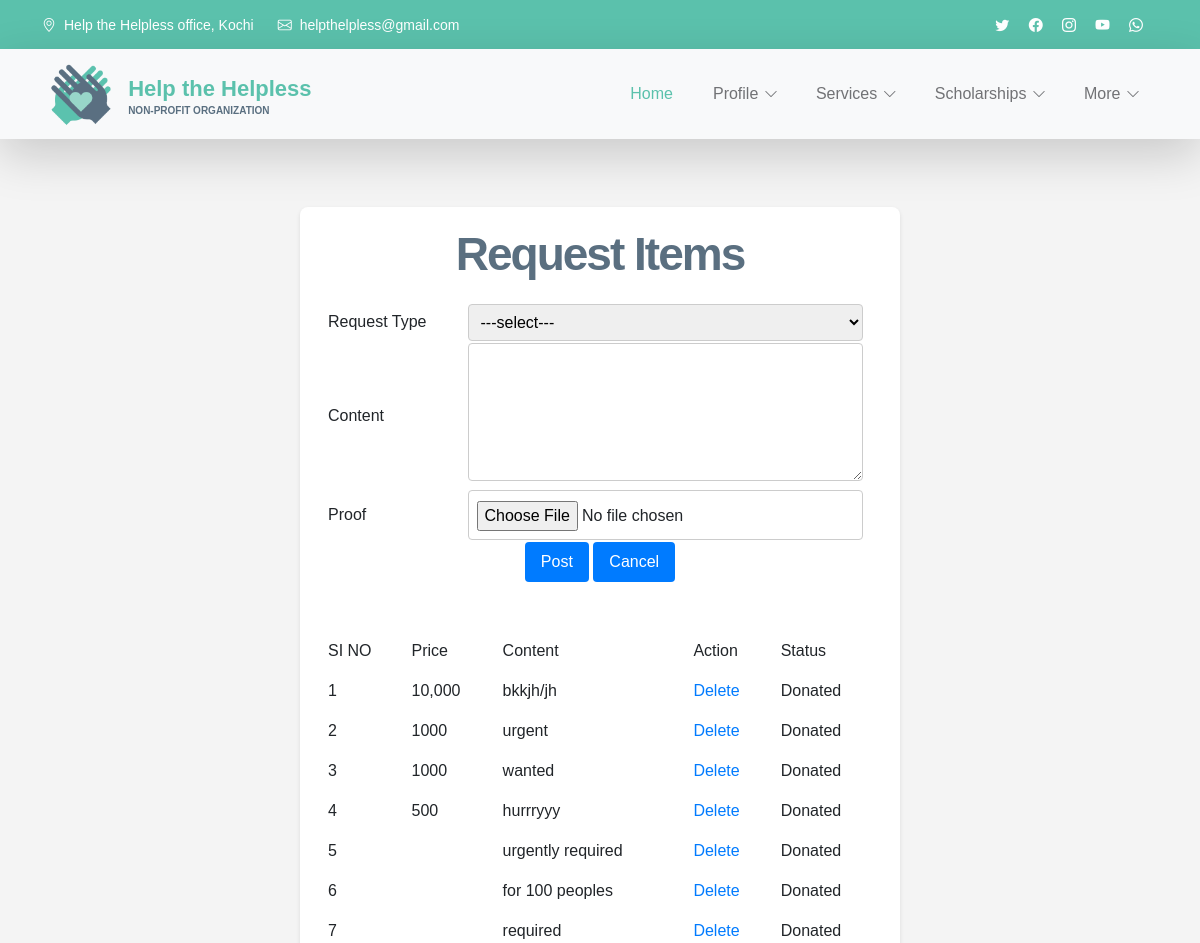
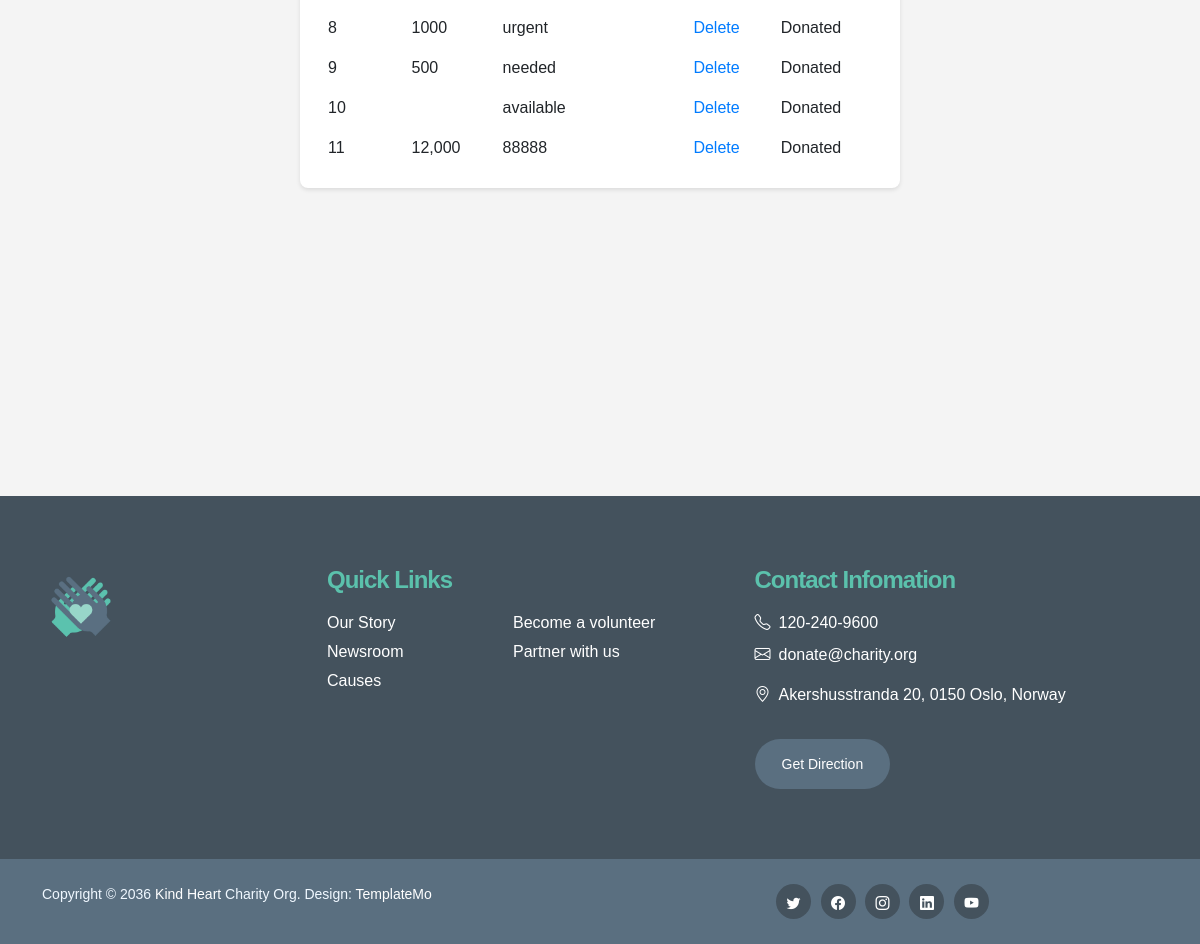
Screenshot of /Organization/reqproduct/ with the database file from the repository (2 pictures, top to bottom).
### Organization/models.py (models this page shows)
class tbl_helprequest(models.Model):
    req_price=models.CharField(max_length=50)
    req_content=models.CharField(max_length=50)
    req_proof=models.FileField(upload_to="Requests/")
    req_request=models.ForeignKey(tbl_request,on_delete=models.CASCADE)
    status=models.CharField(max_length=50,default=0,null=True)

### Organization/views.py (the view)
# urls.py: path('reqproduct/',views.reqproduct,name="reqproduct"),
def reqproduct(request):
    request_data=tbl_request.objects.all()
    rqst1=tbl_helprequest.objects.all()
    if request.method=="POST":
        price=request.POST.get("req_price")
        content=request.POST.get("req_content")
        proof=request.FILES.get("req_proof")
        rqst=tbl_request.objects.get(id=request.POST.get('req_request'))
        tbl_helprequest.objects.create(req_proof=proof,req_content=content,req_price=price,req_request=rqst)
        return render(request,'Organization/Requests.html',{'rqst':request_data,'rqst1': rqst1,'rqst1': rqst1})
    else:
        return render(request,'Organization/Requests.html',{'rqst':request_data,'rqst1': rqst1,'rqst1': rqst1})

### Organization/Templates/Organization/Requests.html (shortened to what this page needs)
{% extends 'Organization/header.html' %}
{% load static %}
{% block content %}
<!DOCTYPE html>
<html lang="en">
<head>
</head>
<body style="font-family: Arial, sans-serif; background-color: #f4f4f4; margin: 0; padding: 0;">
    <div style="max-width: 600px; margin: 20px auto; padding: 20px; background-color: #fff; border-radius: 8px; box-shadow: 0 2px 4px rgba(0, 0, 0, 0.1);">
        <h2 style="text-align: center;">Request Items</h2>
        <form action="" method="post" enctype="multipart/form-data">
            <table style="width: 100%; border-collapse: collapse; margin-top: 20px;">
                <tr>
                    <td style="padding: 8px;">Request Type</td>
                    <td>
                        <select name="req_request" id="req_request" style="width: calc(100% - 16px); padding: 8px; border: 1px solid #ccc; border-radius: 4px;">
                            <option value="">---select---</option>
                        </select>
                    </td>
                </tr>
                <tr>
                    <td style="padding: 8px;">Content</td>
                    <td><textarea name="req_content" id="req_content" cols="30" rows="5" style="width: calc(100% - 16px); padding: 8px; border: 1px solid #ccc; border-radius: 4px;"></textarea></td>
                </tr>
                <tr>
                    <td style="padding: 8px;">Proof</td>
                    <td><input type="file" name="req_proof" id="req_proof" style="width: calc(100% - 16px); padding: 8px; border: 1px solid #ccc; border-radius: 4px; padding-top: 10px;"></td>
                </tr>
                <tr>
                    <td colspan="2" align="center">
                        <input type="submit" value="Post" style="padding: 8px 16px; border: none; border-radius: 4px; background-color: #007bff; color: #fff; cursor: pointer;">
                        <input type="reset" value="Cancel" style="padding: 8px 16px; border: none; border-radius: 4px; background-color: #007bff; color: #fff; cursor: pointer;">
                    </td>
                </tr>
            </table>
        </form>
        <br><br>
        <table style="width: 100%; border-collapse: collapse;">
            <tr>
                <td style="padding: 8px;">SI NO</td>
                <td style="padding: 8px;">Price</td>
                <td style="padding: 8px;">Content</td>
                <td style="padding: 8px;">Action</td>
                <td style="padding: 8px;">Status</td>
            </tr>
            {% for i in rqst1 %}
            <tr>
                <td style="padding: 8px;">{{forloop.counter}}</td>
                <td style="padding: 8px;">{{i.req_price}}</td>
                <td style="padding: 8px;">{{i.req_content}}</td>
                <td style="padding: 8px;"><a href="#" style="text-decoration: none; color: #007bff;">Delete</a></td>
                <td style="padding: 8px;">
                {% if i.status == "3" %}
                Paid
            {% else %}
            Donated
        {% endif %}</td>
            </tr>
            {% endfor %}
        </table>
    </div>
</body>
</html>
{% endblock content %}

### Guest/static/Main/css/templatemo-kind-heart-charity.css (style rules this page uses)
:root { --white-color: #ffffff; --primary-color: #5bc1ac; --secondary-color: #5a6f80; --section-bg-color: #f0f8ff; --site-footer-bg-color: #44525d; --custom-btn-bg-color: #597081; --custom-btn-bg-hover-color: #5bc1ac; --dark-color: #000000; --p-color: #717275; --border-color: #e9eaeb; --body-font-family: 'Metropolis', sans-serif; --h1-font-size: 52px; --h2-font-size: 46px; --h3-font-size: 32px; --h4-font-size: 28px; --h5-font-size: 24px; --h6-font-size: 22px; --p-font-size: 16px; --btn-font-size: 18px; --copyright-font-size: 14px; --border-radius-large: 100px; --border-radius-medium: 20px; --border-radius-small: 10px; --font-weight-light: 300; --font-weight-normal: 400; --font-weight-semibold: 600; --font-weight-bold: 700; }
body { background-color: var(--white-color); font-family: var(--body-font-family); }
h2, h3, h4, h5, h6 { color: var(--dark-color); }
h1, h2, h3, h4, h5, h6 { font-weight: var(--font-weight-semibold); letter-spacing: -1px; }
h2 { color: var(--secondary-color); font-size: var(--h2-font-size); letter-spacing: -2px; }
a, button { touch-action: manipulation; transition: all 0.3s; }
a { color: var(--p-color); text-decoration: none; }

### rows the page displays
tbl_helprequest: req_price "10,000", req_content "bkkjh/jh", status "Donated"
tbl_helprequest: req_price "1000", req_content "urgent", status "Donated"
tbl_helprequest: req_price "1000", req_content "wanted", status "Donated"
tbl_helprequest: req_price "500", req_content "hurrryyy", status "Donated"
tbl_helprequest: req_content "urgently required", status "Donated"
tbl_helprequest: req_content "for 100 peoples", status "Donated"
tbl_helprequest: req_content "required", status "Donated"
tbl_helprequest: req_price "1000", req_content "urgent", status "Donated"
tbl_helprequest: req_price "500", req_content "needed", status "Donated"
tbl_helprequest: req_content "available", status "Donated"
tbl_helprequest: req_price "12,000", req_content "88888", status "Donated"
